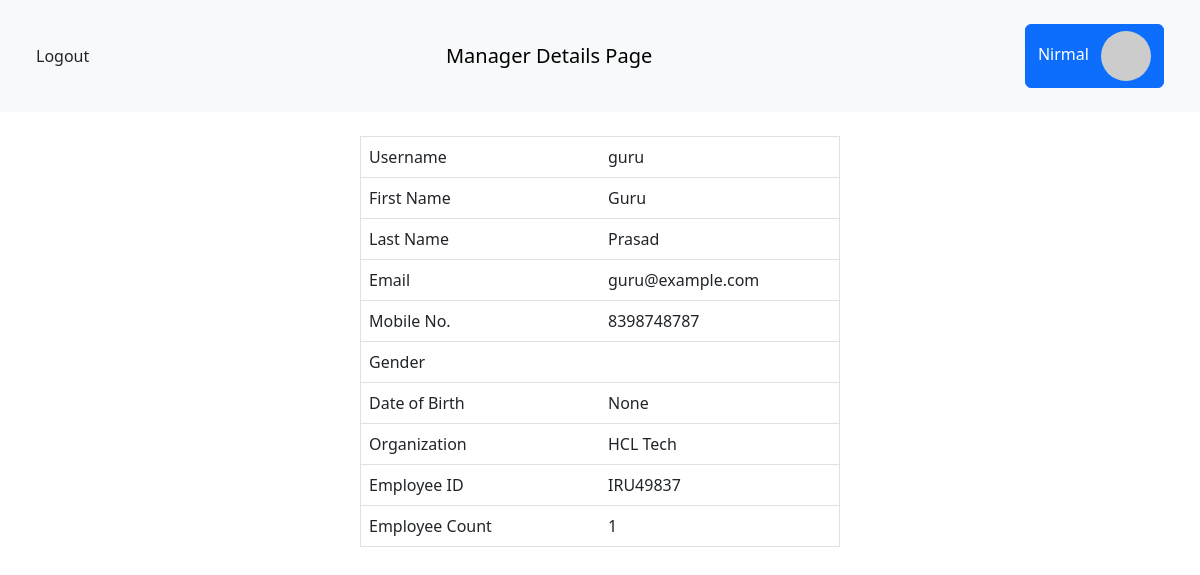
/pages/view_manager/3 (signed in), run on the app's committed database.
### accounts/models.py (models this page shows)
class User(AbstractUser):
    mobile = models.CharField("Mobile No.", max_length=10, null=False, blank=False)
    emp_id = models.CharField("Employee ID", max_length=8, null=False, blank=False)

class Admin(User):
    org = models.CharField("Organization", max_length=50, null=False, blank=False)

### pages/views.py (the view)
# urls.py: path("view_manager/<int:pk>", views.view_manager_details, name="view_manager"),
def view_manager_details(request, pk):
    if not (if_admin(request) or if_manager(request)):
        return redirect("manager_login")
    context = dict()
    context["title"] = "View Details | Manager"
    context["heading"] = "Manager Details Page"
    try:
        user = Manager.objects.all().get(id=pk)
        cur_id = request.user.id
        if (cur_id != user.my_admin.id) and (cur_id != user.id):
            raise Exception()
        employee_count = Employee.objects.all().filter(my_manager=user).count
        data = (
            ("Username", user.username),
            ("First Name", user.first_name),
            ("Last Name", user.last_name),
            ("Email", user.email),
            ("Mobile No.", user.mobile),
            ("Gender", user.gender),
            ("Date of Birth", user.dob),
            ("Organization", user.my_admin.org),
            ("Employee ID", user.emp_id),
            ("Employee Count", employee_count),
        )
        context["data"] = data
    except:
        messages.error(request, USER_NF)
    return render(request, "admin/view_user.html", context)

### accounts/custom.py (called while the page is built)
def if_admin(request):
    if request.user.is_authenticated:
        username = request.user.username
        if Admin.objects.all().filter(username=username).exists():
            return True
    return False

### templates/admin/view_user.html (shortened to what this page needs)
{% extends 'pages/base.html' %}
{% block heading %}{{ heading }}{% endblock heading %}
{% block content %}
<div class="d-flex justify-content-center">
    <table class="table border" style="max-width: 30rem;">
        <tbody>
            {% for field in data %}
            <tr>
                <td class="col-6">{{ field.0 }}</td>
                <td class="col-6">{{ field.1 }}</td>
            </tr>
            {% endfor %}
        </tbody>
    </table>
</div>
{% endblock content %}

### templates/pages/base.html (shortened to what this page needs)
<!DOCTYPE html>
<html lang="en">
<head>
    <link href="https://cdn.jsdelivr.net/npm/bootstrap@5.3.0-alpha1/dist/css/bootstrap.min.css" rel="stylesheet"
>
</head>
<body>
    <nav class="navbar navbar-light bg-light mb-4 p-sm-4">
        <div class="container-fluid">
            <a class="nav-link" href="{% url 'logout' %}">Logout</a>
            <span class="navbar-brand mb-0 h1">{% block heading %}{% endblock heading %}</span>
            <a class="btn btn-primary" href="{% url 'view_profile' %}">{{ user.first_name }}
                <img class="rounded-circle ms-2" src="https://picsum.photos/50" alt="">
            </a>
        </div>
    </nav>
    <div class="container mb-4">
        <div class="row">
            {% block content %}
            {% endblock content%}
        </div>
    </div>
</body>

### data on the page
User: first_name "Nirmal"
User: username "guru" "Guru" "Prasad" "guru@example.com" "8398748787" "IRU49837"
Admin: org "HCL Tech"

### other printed values
{{ heading }} "Manager Details Page"
{{ field.0 }} "Username" "First Name" "Last Name" "Email" "Mobile No." "Gender" "Date of Birth" "Organization" "Employee ID" "Employee Count"
{{ field.1 }} "None" "1"
